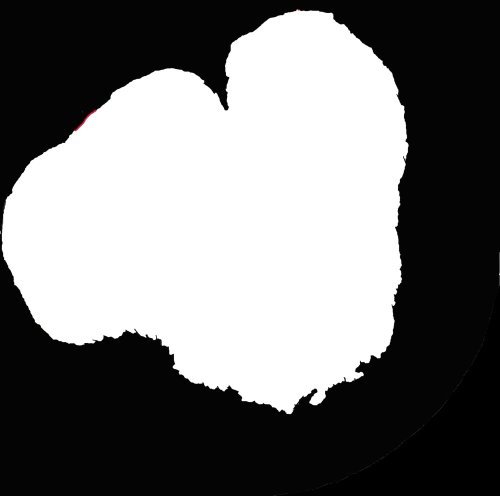
%> input picture Week10/Processed Masks/Mask1.jpg, 1000 x 992 px, shrunk from 3155 x 3131 before the run, given in place of HG30-01b paint  232-0151 arrow(cropped).JPG, which was not available (shown at 1/2 size)
$ octave NickApplyingMaskToMikeImages.m   (GNU Octave 9; MATLAB toolbox functions it lacks are replaced by stand-ins)
%> lines starting %> are read from the running program, lines starting %| are printed output that depends on the picture; pictures that were not available may be replaced by others from this repository, and a replacement may not be noted
%%
%Import Mike's images (convert to grayscale and double precision)

image1 = im2double(rgb2gray(imread('HG30-01b paint  232-0151 arrow(cropped).JPG')));
%> image1: size 992x1000 double; min 0, max 1, mean 0.464
image2 = im2double(rgb2gray(imread('HG30-01b paint  232-0151 arrow(cropped).JPG')));
image3 = im2double(rgb2gray(imread('HG30-01b paint  232-0151 arrow(cropped).JPG')));
image4 = im2double(rgb2gray(imread('HG30-01b paint  232-0151 arrow(cropped).JPG')));
image1 = im2double(rgb2gray(imread('HG30-01b paint  232-0151 arrow(cropped).JPG')));
image1 = im2double(rgb2gray(imread('HG30-01b paint  232-0151 arrow(cropped).JPG')));
image1 = im2double(rgb2gray(imread('HG30-01b paint  232-0151 arrow(cropped).JPG')));
image1 = im2double(rgb2gray(imread('HG30-01b paint  232-0151 arrow(cropped).JPG')));
image1 = im2double(rgb2gray(imread('HG30-01b paint  232-0151 arrow(cropped).JPG')));
image1 = im2double(rgb2gray(imread('HG30-01b paint  232-0151 arrow(cropped).JPG')));
image1 = im2double(rgb2gray(imread('HG30-01b paint  232-0151 arrow(cropped).JPG')));

image1mask = im2double(rgb2gray(imread('Mask1.JPG')));
image1mask = im2double(rgb2gray(imread('Mask2.JPG')));
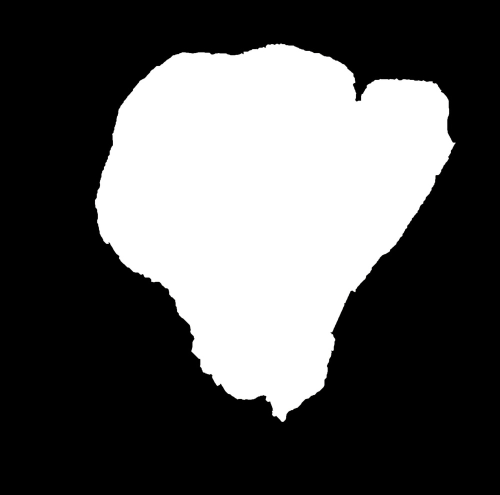
%> input picture Week10/Processed Masks/Mask2.jpg, 1000 x 990 px, shrunk from 2791 x 2763 before the run (shown at 1/2 size)
%> image1mask: size 990x1000 double; min 0, max 1, mean 0.343
image1mask = im2double(rgb2gray(imread('Mask3.JPG')));
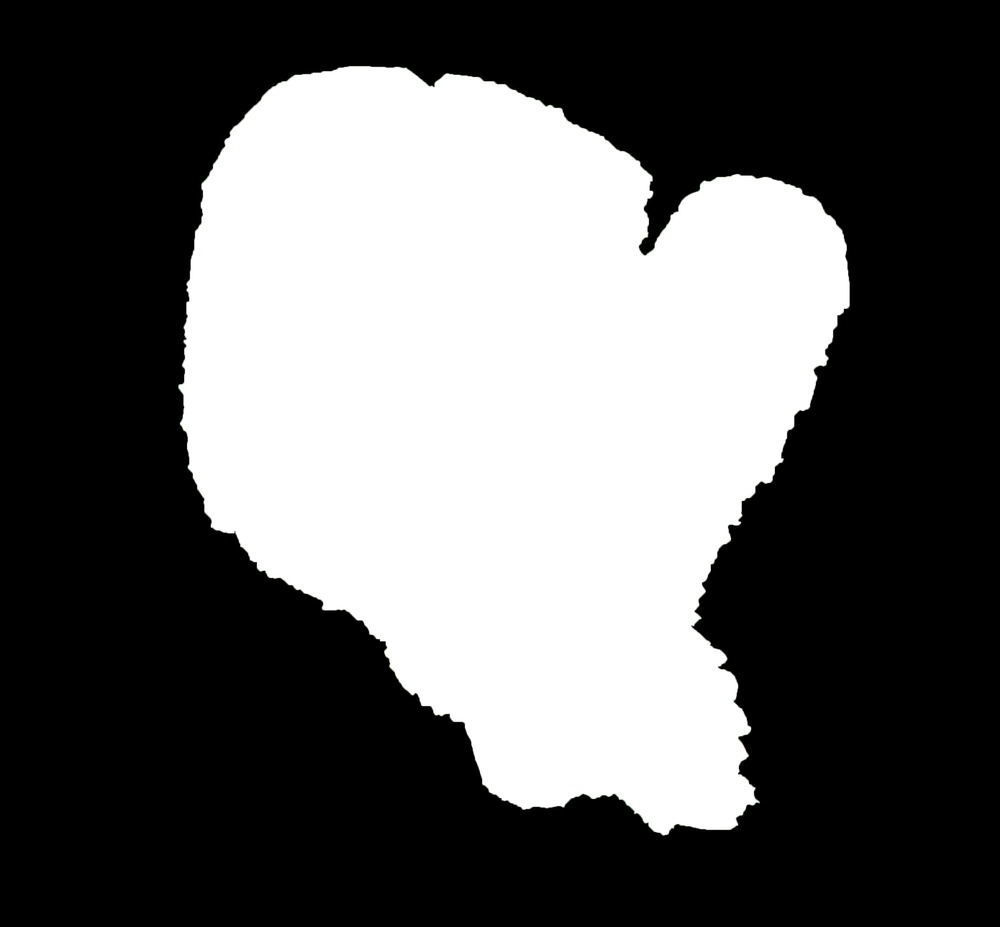
%> input picture Week10/Processed Masks/Mask3.jpg, 1000 x 927 px, shrunk from 2779 x 2576 before the run
%> image1mask: size 927x1000 double; min 0, max 1, mean 0.374
image1mask = im2double(rgb2gray(imread('Mask4.JPG')));
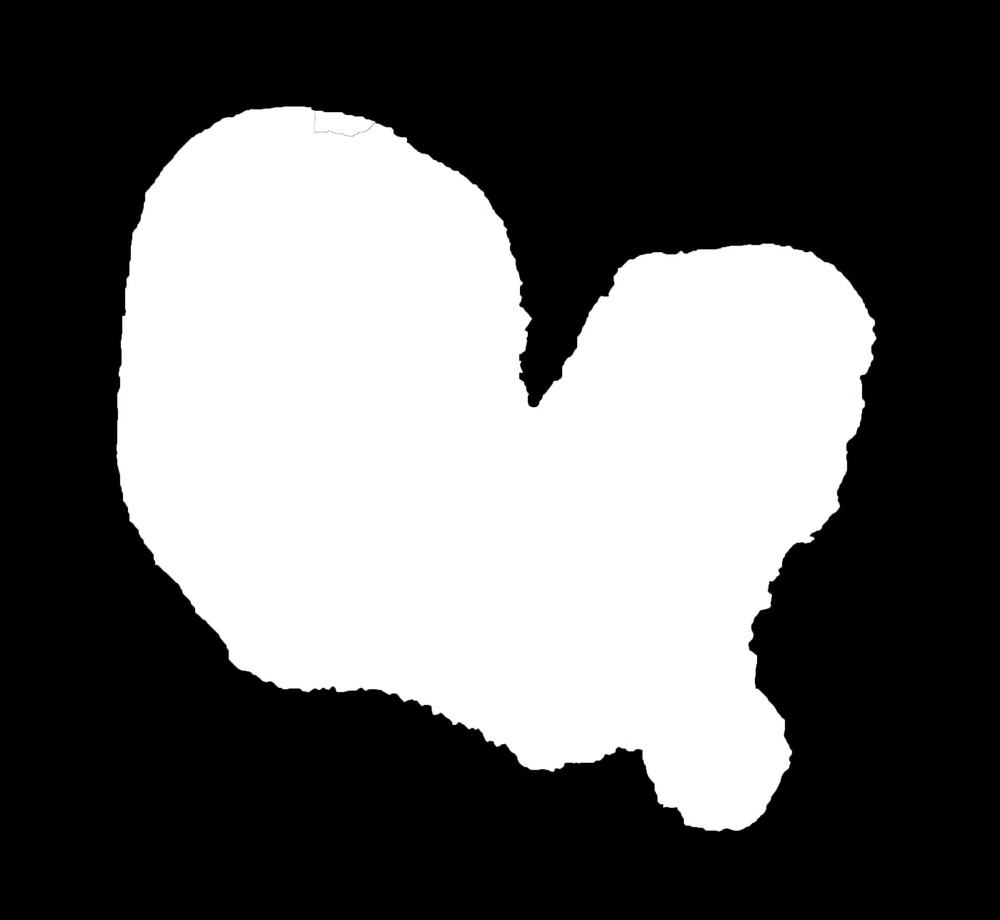
%> input picture Week10/Processed Masks/Mask4.jpg, 1000 x 920 px, shrunk from 2799 x 2576 before the run
%> image1mask: size 920x1000 double; min 0, max 1, mean 0.388
image1mask = im2double(rgb2gray(imread('Mask5.JPG')));
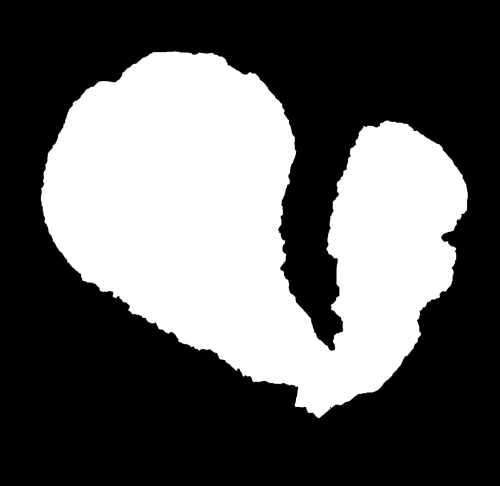
%> input picture Week10/Processed Masks/Mask5.jpg, 1000 x 971 px, shrunk from 2763 x 2684 before the run (shown at 1/2 size)
%> image1mask: size 971x1000 double; min 0, max 1, mean 0.373
image1mask = im2double(rgb2gray(imread('Mask6.JPG')));
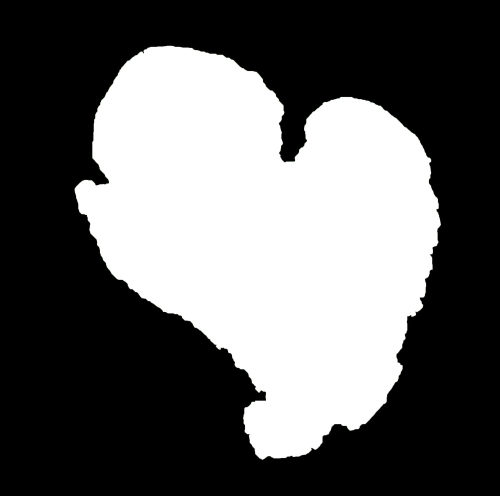
%> input picture Week10/Processed Masks/Mask6.jpg, 1000 x 991 px, shrunk from 2771 x 2747 before the run (shown at 1/2 size)
%> image1mask: size 991x1000 double; min 0, max 1, mean 0.382
%> (the run ends here)
